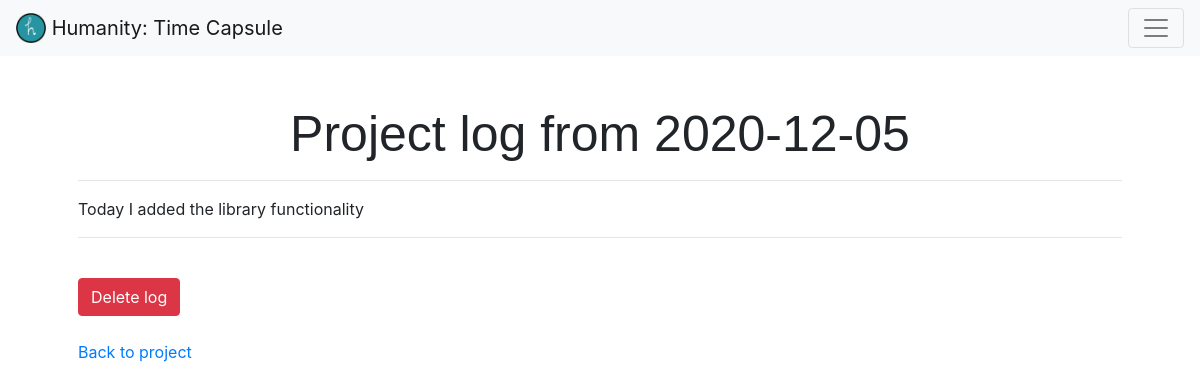
The app's page /projects/8/8 (signed in) with its own data.
### capsule/models.py (models this page shows)
class ProjectLog(models.Model):
    user_id = models.IntegerField()
    project_id = models.IntegerField()
    log = models.TextField()
    date = models.DateField(auto_now_add=True)
    created = models.DateTimeField(auto_now_add=True, auto_now=False)
    class Meta:
        ordering = ('-created',)
    def __str__(self):
        return f'Project log from {self.date}'

### capsule/views.py (the view)
# urls.py: path('projects/<int:project_id>/<int:log_id>', views.view_log, name='view_log'),
@login_required
def view_log(request, project_id, log_id):
    log = ProjectLog.objects.get(pk=log_id)
    if request.method == 'POST':
        log.delete()
        messages.success(request, f'{log} deleted.')
        return HttpResponseRedirect(reverse('capsule:view_project', args=[project_id]))
    return render(request, 'capsule/log.html', {
        'log': log,
        'project_id': project_id
    })

### capsule/templates/capsule/log.html (shortened to what this page needs)
{% extends "capsule/layout.html" %}
{% block pageHeader %}
    <h1>{{ log }}</h1>
{% endblock %}
{% block body %}
    <p>{{ log.log }}</p>
    <hr>
    <form action="{% url 'capsule:view_log' project_id log.pk %}" method="post">
        <button class="btn btn-danger my-4" type="submit">Delete log</button>
    </form>
    <a href="{% url 'capsule:view_project' project_id %}">Back to project</a>
{% endblock %}

### capsule/static/capsule/styles.css (style rules this page uses)
h1 { font-family: sans-serif; font-size: 50px; text-align: center; }

### records on screen
ProjectLog: date "Project log from 2020-12-05", log "Today I added the library functionality"
